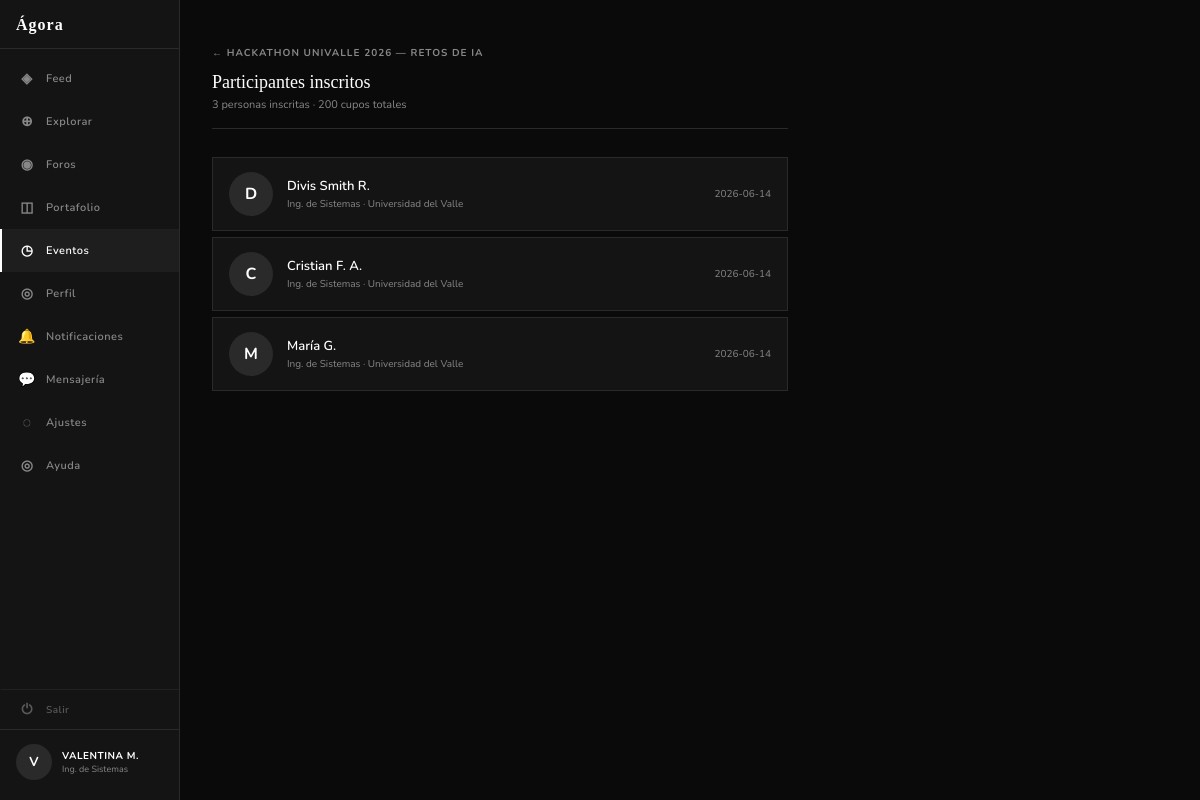
Screenshot of /eventos/1/participantes (signed in) with the database file from the repository.
### tables this page shows
CREATE TABLE eventos (
    id           INTEGER PRIMARY KEY AUTOINCREMENT,
    creador_id   INTEGER NOT NULL REFERENCES usuarios(id) ON DELETE CASCADE,
    titulo       TEXT    NOT NULL,
    descripcion  TEXT,
    categoria    TEXT    NOT NULL DEFAULT 'academico',
                         -- 'academico' | 'cultural' | 'deportivo' | 'bienestar'
    fecha        DATE    NOT NULL,
    hora_inicio  TIME,
    hora_fin     TIME,
    lugar        TEXT,
    cupos        INTEGER,   -- NULL = sin límite
    organizador  TEXT,      -- Nombre del semillero/grupo organizador
    agenda       TEXT,      -- JSON: [{"hora":"09:00","item":"Apertura"}]
    creado_en    DATETIME DEFAULT CURRENT_TIMESTAMP
);

CREATE TABLE inscripciones_evento (
    usuario_id  INTEGER NOT NULL REFERENCES usuarios(id) ON DELETE CASCADE,
    evento_id   INTEGER NOT NULL REFERENCES eventos(id) ON DELETE CASCADE,
    creado_en   DATETIME DEFAULT CURRENT_TIMESTAMP,
    PRIMARY KEY (usuario_id, evento_id)
);

CREATE TABLE usuarios (
    id           INTEGER PRIMARY KEY AUTOINCREMENT,
    nombre       TEXT    NOT NULL,
    correo       TEXT    NOT NULL UNIQUE,
    password     TEXT    NOT NULL,
    carrera      TEXT,
    universidad  TEXT,
    semestre     INTEGER,
    bio          TEXT,
    avatar_url   TEXT,
    rol          TEXT    NOT NULL DEFAULT 'estudiante',
                         -- 'estudiante' | 'moderador' | 'admin'
    verificado   INTEGER NOT NULL DEFAULT 0,   -- 1 = verificado
    activo       INTEGER NOT NULL DEFAULT 1,   -- 0 = suspendido/baneado
    creado_en    DATETIME DEFAULT CURRENT_TIMESTAMP
);

### app.py (the view)
@app.route('/eventos/<int:evento_id>/participantes')
@login_required
def ver_participantes(evento_id):
    conn   = get_db()
    evento = conn.execute("SELECT * FROM eventos WHERE id = ?", (evento_id,)).fetchone()
    if not evento:
        conn.close()
        flash('Evento no encontrado.', 'error')
        return redirect(url_for('eventos'))
    participantes = conn.execute("""
        SELECT u.id, u.nombre, u.avatar_url, u.carrera, u.universidad,
               ie.creado_en
        FROM inscripciones_evento ie
        JOIN usuarios u ON u.id = ie.usuario_id
        WHERE ie.evento_id = ?
        ORDER BY ie.creado_en ASC
    """, (evento_id,)).fetchall()
    conn.close()
    return render_template('eventos/ver_participantes.html',
                           evento=dict(evento),
                           participantes=participantes,
                           pagina_activa='eventos')

### app.py (called while the page is built)
def get_db():
    conn = sqlite3.connect(DB)
    conn.row_factory = sqlite3.Row
    return conn

def login_required(f):
    from functools import wraps
    @wraps(f)
    def decorated(*args, **kwargs):
        if not session.get('user_id'):
            return redirect(url_for('login'))
        return f(*args, **kwargs)
    return decorated

### templates/eventos/ver_participantes.html (shortened to what this page needs)
{% extends "compartidos/base.html" %}
{% block content %}
<div class="vp-layout">
  {% include 'compartidos/sidebar.html' %}
  <main class="vp-main">
    <div class="vp-header">
      <a class="vp-back" href="{{ url_for('ver_evento', evento_id=evento.id) }}">
        ← {{ evento.titulo }}
      </a>
      <div class="vp-titulo">Participantes inscritos</div>
      <div class="vp-sub">
        {{ participantes|length }} persona{{ '' if participantes|length == 1 else 's' }} inscrita{{ '' if participantes|length == 1 else 's' }}
        {% if evento.cupos %}· {{ evento.cupos }} cupos totales{% endif %}
      </div>
    </div>
    {% if participantes %}
      {% for p in participantes %}
        <a class="part-card" href="{{ url_for('ver_perfil_usuario', usuario_id=p.id) }}">
          <div class="part-av">
            {% if p.avatar_url %}
              <img src="{{ p.avatar_url }}" alt="{{ p.nombre }}"
                   onerror="this.style.display='none';this.nextElementSibling.style.display='flex'">
              <span style="display:none">{{ p.nombre[0].upper() }}</span>
            {% else %}
              {{ p.nombre[0].upper() }}
            {% endif %}
          </div>
          <div class="part-info">
            <div class="part-nombre">{{ p.nombre }}</div>
            {% if p.carrera %}
              <div class="part-carrera">
                {{ p.carrera }}{% if p.universidad %} · {{ p.universidad }}{% endif %}
              </div>
            {% endif %}
          </div>
          <div class="part-fecha">{{ p.creado_en[:10] if p.creado_en else '' }}</div>
        </a>
      {% endfor %}
    {% else %}
      <div class="vp-vacio">
        <span>👥</span>
        Nadie se ha inscrito aún a este evento.
      </div>
    {% endif %}
  </main>
</div>
{% endblock %}

### static/css/style.css (style rules this page uses)
:root { --fondo: #0A0A0A; --panel: #141414; --superficie: #1E1E1E; --borde: #2A2A2A; --texto: #FFFFFF; --texto-dim: #888888; --acento: #FFFFFF; --acento-txt: #0A0A0A; --fuente-body: 'Nunito', sans-serif; --fuente-display: Georgia, serif; }
*, *::before, *::after { box-sizing: border-box; margin: 0; padding: 0; }
body { font-family: var(--fuente-body); background: var(--fondo); color: var(--texto); min-height: 100vh; }
a { text-decoration: none; color: inherit; }

### templates/eventos/ver_participantes.html (style rules this page uses)
.vp-layout { display:flex; min-height:100vh; }
.vp-main { flex:1; max-width:640px; padding:40px 32px; }
.vp-header { margin-bottom:28px; padding-bottom:16px; border-bottom:1px solid var(--borde); }
.vp-back { display:inline-flex; align-items:center; gap:6px; font-size:10px; font-weight:700; letter-spacing:1px; text-transform:uppercase; color:var(--texto-dim); text-decoration:none; margin-bottom:12px; transition:color .12s; }
.vp-titulo { font-family:var(--fuente-display); font-size:18px; font-weight:normal; color:var(--texto); }
.vp-sub { font-size:11px; color:var(--texto-dim); margin-top:4px; }
.part-card { display:flex; align-items:center; gap:14px; padding:14px 16px; background:var(--panel); border:1px solid var(--borde); margin-bottom:6px; text-decoration:none; color:var(--texto); transition:border-color .12s; }
.part-av { width:44px; height:44px; border-radius:50%; background:var(--borde); display:flex; align-items:center; justify-content:center; font-size:16px; font-weight:700; color:var(--texto); overflow:hidden; flex-shrink:0; }
.part-info { flex:1; min-width:0; }
.part-nombre { font-size:13px; font-weight:600; color:var(--texto); white-space:nowrap; overflow:hidden; text-overflow:ellipsis; }
.part-carrera { font-size:10px; color:var(--texto-dim); margin-top:2px; }
.part-fecha { font-size:10px; color:var(--texto-dim); flex-shrink:0; }

### rows the page displays
eventos: titulo "HACKATHON UNIVALLE 2026 — RETOS DE IA", cupos "200"
inscripciones_evento: nombre "D", nombre "Divis Smith R.", carrera "Ing. de Sistemas", universidad "Universidad del Valle", creado_en "2026-06-14"
inscripciones_evento: nombre "C", nombre "Cristian F. A.", carrera "Ing. de Sistemas", universidad "Universidad del Valle", creado_en "2026-06-14"
inscripciones_evento: nombre "M", nombre "María G.", carrera "Ing. de Sistemas", universidad "Universidad del Valle", creado_en "2026-06-14"

### other values shown
{{ session.nombre[0].upper() }} "V"
{{ session.nombre.upper() }} "VALENTINA M."
{{ session.carrera }} "Ing. de Sistemas"
{{ participantes|length }} "3"
{{ '' if participantes|length == 1 else 's' }} "s"
